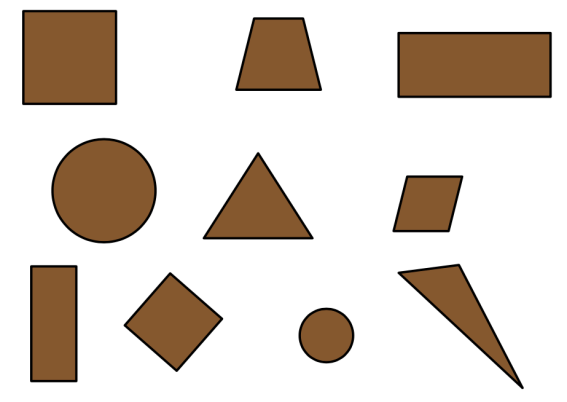
#> input picture data/1.png, 567 x 402 px
$ python detected_figures.py
#> lines starting #> are read from the running program, lines starting #| are printed output that depends on the picture; after the words box and inside, x2 and y2 are one past the last pixel; in counts of white or black regions, pixels touching at a corner belong together
#> the answer given: data/1.png
### detect_shapes.py
import os
import cv2
import numpy as np
from skimage import data
#CV-1-05:
from utils.coins_contour_detection import counting_contours
#CV-1-24:
from utils.proga1 import ShapeDetector


def classify_contours(contours, circularity_threshold=0.8):
    """
    Classify contours into circles, rectangles, and others.

    Args:
        contours (list[np.ndarray]): List of contours found in the image.
        circularity_threshold (float, optional): Threshold for circularity
            (4π * Area / Perimeter²). Higher values → more likely a circle.
            Default is 0.8.

    Returns:
        tuple[list[np.ndarray], list[np.ndarray], list[np.ndarray]]:
            - circles: contours classified as circles.
            - rects: contours classified as rectangles or squares.
            - others: all remaining contours.

    Raises:
        TypeError: If contours is not a list or contains invalid elements.
        ValueError: If no valid contours are provided.
    """
    if not isinstance(contours, (list, tuple)):
        raise TypeError("Contours must be provided as a list or tuple")
    if not contours:
        raise ValueError("Empty contour list provided")

    sd = ShapeDetector()
    circles, rects, others = [], [], []

    for cnt in contours:
        if not isinstance(cnt, np.ndarray):
            continue  # skip invalid elements

        area = cv2.contourArea(cnt)
        perimeter = cv2.arcLength(cnt, True)
        if perimeter <= 0 or area <= 0:
            others.append(cnt)
            continue

        # Circularity formula: closer to 1 means more circular
        circularity = (4 * np.pi * area) / (perimeter ** 2)
        if circularity > circularity_threshold:
            circles.append(cnt)
        else:
            shape = sd.detect(cnt)
            if shape in ("прямоугольник", "квадрат"):
                rect = cv2.minAreaRect(cnt)
                box = cv2.boxPoints(rect)
                box = np.intp(box)
                box_area = cv2.contourArea(box)

                # Filter out noisy/irregular rectangles
                if box_area > 0 and area / box_area > 0.95:
                    rects.append(cnt)
                else:
                    others.append(cnt)
            else:
                others.append(cnt)

    return circles, rects, others


# [24 lines left out: function draw_contours, not called in this run]


def process_image(image_path=None, canny1=100, canny2=255, thresh_min=100, thresh_max=255, area_min=500, area_max=20000):
    """
    Loads an image (custom or default), preprocesses it and extracts contours.

    Args:
        image_path (str, optional): Path to user-provided image. If None, uses skimage.data.coins().
        canny1, canny2 (int): Lower and upper Canny thresholds.
        thresh_min, thresh_max (int): Binary thresholding limits.
        area_min, area_max (int): Minimum and maximum contour area for filtering.

    Returns:
        tuple[np.ndarray, list[np.ndarray]]:
            - Grayscale image used for contour detection
            - List of detected contours

    Raises:
        FileNotFoundError: If provided image_path does not exist.
        ValueError: If no contours are found.
    """
#> called with image_path = 'data/1.png', canny1 = 100, canny2 = 255, thresh_min = 100, thresh_max = 255, area_min = 500, area_max = 20000
    if image_path:
        if not os.path.exists(image_path):
            raise FileNotFoundError(f"Image file not found: {image_path}")

        image = cv2.imread(image_path, cv2.IMREAD_COLOR)
#> image is the input picture: shape (402, 567, 3); mean B, G, R 199.7, 209.2, 219.3
        if image is None:
            raise ValueError("Failed to load image. Check file format or path.")

        gray = cv2.cvtColor(image, cv2.COLOR_BGR2GRAY)
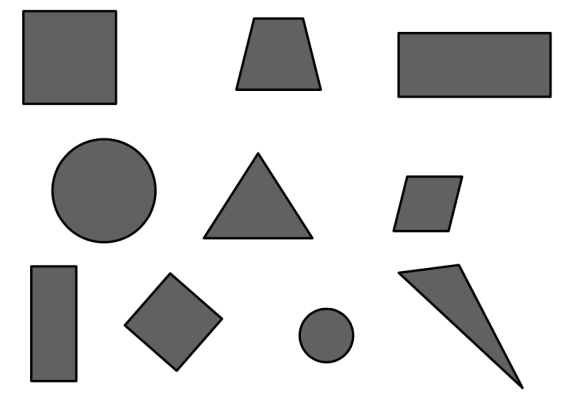
#> gray: shape (402, 567); min 0, max 255, mean 211.2
        contours = counting_contours(gray, canny1, canny2, thresh_min, thresh_max, area_min, area_max)
        print("Processing user image...")

    else:
        # Default test image from skimage
        image = data.coins()
        gray = cv2.equalizeHist(image)
        gray = cv2.GaussianBlur(gray, (7, 7), 0)
        contours = counting_contours(gray, 50, 150, 127, 255, 200, 5000)
        print("Processing default coins image...")

    if not contours:
        raise ValueError("No contours detected in image.")
    return image, contours


# [32 lines left out: function main, not called in this run]


# [2 lines that do not run on import are left out]

### utils/coins_contour_detection.py
import numpy as np
import cv2 as cv
from skimage import data

def counting_contours(imgray, lowThreshCanny, highThreshCanny, lowThresh, highThresh, minArea, maxArea):
    # imgray - image in grayscale
    # lowThreshCanny - lower threshold for Canny edge detector
    # highThershCanny - higher threshold for Canny edge detector
    # lowThreshold - lower threshold for binarisation
    # highThresh - higher threshhold for binarisation
    # minArea - minimal contour area for size filtration
    # maxArea - maximal contour area for size filtration


    # Применение детектора краёв Canny для выделения границ объектов на изображении
#> called with lowThreshCanny = 100, highThreshCanny = 255, lowThresh = 100, highThresh = 255, minArea = 500, maxArea = 20000
    edges = cv.Canny(imgray, lowThreshCanny, highThreshCanny)
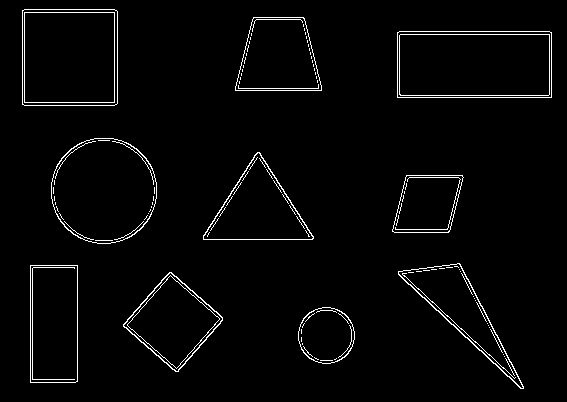
#> edges: shape (402, 567); 2.6% white in thin lines or dots, all inside (x1, y1, x2, y2) = (22, 9, 552, 389)

    ret, thresh = cv.threshold(edges, lowThresh, highThresh, cv.THRESH_BINARY + cv.THRESH_OTSU)
#> ret = 0

    # Создание ядра (структурирующего элемента) размером 3x3 для морфологических операций
    kernel = np.ones((3,3), np.uint8)

    # Морфологическая операция "закрытие" (MORPH_CLOSE): сначала дилатация, потом эрозия
    # Это заполняет небольшие дыры внутри объектов и соединяет близкие компоненты на бинарном изображении
    thresh = cv.morphologyEx(thresh, cv.MORPH_CLOSE, kernel)
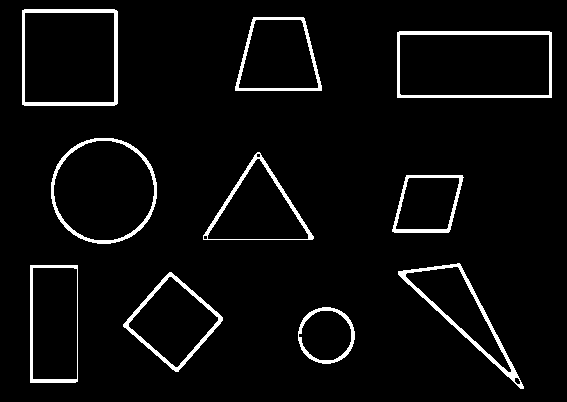
#> thresh: shape (402, 567); 4.5% white; 10 white regions

    # Поиск всех внешних контуров на бинарном изображении
    # Режим RETR_EXTERNAL — только внешние контуры; CHAIN_APPROX_SIMPLE — сжатие горизонтальных/вертикальных/диагональных сегментов
    contours, hierarchy = cv.findContours(thresh, cv.RETR_EXTERNAL, cv.CHAIN_APPROX_SIMPLE)
#> contours = 10 contours; largest, box (x1, y1, x2, y2) and area: (397, 31, 552, 98) 10161, (22, 9, 118, 106) 9111, (51, 138, 157, 244) 8766, (30, 265, 78, 383) 5498, (123, 272, 223, 372) 5176

    # Установка минимальной и максимальной площади контуров для фильтрации (монеты среднего размера)
    filtered_contours = []

    for cnt in contours:
        area = cv.contourArea(cnt)  # Вычисление площади контура
        if minArea < area < maxArea:  # Фильтрация: только контуры с площадью от 200 до 5000 пикселей
            filtered_contours.append(cnt)  # Добавление подходящего контура в список
#> this loop made 10 passes
#> area on passes 1 to 10: 2470, 5176, 5497.5, 4483, 3259.5, 5048.5, 8766, 10161, 5051, 9111
#> after the loop, filtered_contours has the same summary as contours

    return filtered_contours


# [18 lines left out: function main, not called in this run]
# [2 lines that do not run on import are left out]

### utils/proga1.py
import argparse
import cv2
import sys

class ShapeDetector:
    def __init__(self):
        """Инициализирует детектор фигур."""
        pass

    def detect(self, c):
        """Определяет форму контура на основе количества вершин и соотношения сторон.

        Args:
            c (numpy.ndarray): Контур фигуры.

        Returns:
            str: Название фигуры ('прямоугольник', 'квадрат' или 'неопознанная').
        """
        # Инициализируем имя фигуры и аппроксимируем контур
        shape = "неопознанная"
        peri = cv2.arcLength(c, True)
        approx = cv2.approxPolyDP(c, 0.04 * peri, True)

        # Если фигура имеет 4 вершины, это либо квадрат, либо прямоугольник
        if len(approx) == 4:
            # Вычисляем ограничивающий прямоугольник контура и используем его для вычисления соотношения сторон
            (x, y, w, h) = cv2.boundingRect(approx)
            ar = w / float(h)

            # Квадрат будет иметь соотношение сторон, близкое к единице, иначе это прямоугольник
            shape = "квадрат" if ar >= 0.95 and ar <= 1.05 else "прямоугольник"

        return shape

# [112 lines left out: functions resize_image, binarize_image, find_contours, main, not called in this run]

# [2 lines that do not run on import are left out]

### detected_figures.py
import cv2
import numpy as np
from detect_shapes import *


def detect_shapes_and_colors(image_path: str, contours_list, shape_labels, color_hsv_ranges=None, output_path='output.jpg'):
    """
    Анализирует форму и цвет контуров на изображении.

    Args:
        image_path: Путь к входному файлу изображения.
        contours_list: Список контуров для анализа.
        shape_labels: Список меток форм для каждого контура.
        color_hsv_ranges: Словарь с диапазонами HSV для цветов.
        output_path: Путь для сохранения выходного изображения.

    Returns:
        List[tuple]: Список кортежей (контур, фигура, цвет) для каждого обнаруженного объекта.
    """


    image = cv2.imread(image_path)
    if image is None:
        raise FileNotFoundError("Ошибка в загрузке файла: {}".format(image_path))


    hsv = cv2.cvtColor(image, cv2.COLOR_BGR2HSV)

    if color_hsv_ranges is None:
        color_hsv_ranges = {
            'red': [
                (np.array([0, 50, 50]), np.array([10, 255, 255])),
                (np.array([160, 50, 50]), np.array([180, 255, 255]))
            ],
            'green': (np.array([35, 50, 50]), np.array([85, 255, 255])),
            'blue': (np.array([100, 50, 50]), np.array([130, 255, 255])),
            'yellow': (np.array([20, 50, 50]), np.array([35, 255, 255]))
        }

    # Функция для определения цвета по точке
    def get_color_at_point(hsv_img, x, y, color_ranges):

        if x < 0 or y < 0 or x >= hsv_img.shape[1] or y >= hsv_img.shape[0]:
            return 'unknown'

        hsv_pixel = hsv_img[y, x]

        for color_name, ranges in color_ranges.items():
            if isinstance(ranges, list):
                for lower, upper in ranges:
                    # Создаем маску для одного пикселя
                    mask = cv2.inRange(np.array([[hsv_pixel]]), lower, upper)
                    if mask[0, 0] == 255:
                        return color_name
            else:  # Один диапазон
                lower, upper = ranges
                mask = cv2.inRange(np.array([[hsv_pixel]]), lower, upper)
                if mask[0, 0] == 255:
                    return color_name

        return 'unknown'

    # Анализ каждого контура
    results = []
    output_image = image.copy()

    for i, (contour, shape_label) in enumerate(zip(contours_list, shape_labels)):

        area = cv2.contourArea(contour)
        if area < 100:
            continue


        M = cv2.moments(contour)
        if M["m00"] != 0:
            cx = int(M["m10"] / M["m00"])
            cy = int(M["m01"] / M["m00"])


            if cx < 0 or cy < 0 or cx >= image.shape[1] or cy >= image.shape[0]:
                color = 'unknown'
            else:

                color = get_color_at_point(hsv, cx, cy, color_hsv_ranges)


            results.append((contour, shape_label, color))


            cv2.drawContours(output_image, [contour], -1, (0, 0, 0), 2)


            label = f"{shape_label} {color}"
            cv2.putText(output_image, label, (cx - 40, cy),
                       cv2.FONT_HERSHEY_SIMPLEX, 0.5, (0, 0, 0), 2)


            cv2.putText(output_image, str(i+1), (cx - 10, cy + 20),
                       cv2.FONT_HERSHEY_SIMPLEX, 0.5, (0, 0, 0), 2)


    cv2.imwrite(output_path, output_image)

    return results


def main():
    print("Print the image path (Enter for 'coins'):")
    image_path = input().strip() or None

    try:
        # Process image and extract contours
        image, contours = process_image(image_path)
        print(f"Contours found: {len(contours)}")
#| Contours found: 10

        # Classify contours
        circles, rects, others = classify_contours(contours, circularity_threshold=0.82)
#> the loop in classify_contours, `for cnt in contours:` made 10 passes
#> (area, perimeter, circularity, shape, peri in detect, approx in detect, x in detect, y in detect) on passes 2, 3, 5, 8, 9, 10: (5176, 290.6, 0.77, 'квадрат', 290.6, [[169, 272], [123, 326], [178, 371], [222, 317]], 123, 272), (5497.5, 327.4, 0.644, 'прямоугольник', 327.4, [[30, 265], [30, 382], [75, 382], [77, 265]], 30, 265), (3259.5, 237.8, 0.724, 'прямоугольник', 237.8, [[406, 175], [392, 231], [448, 232], [462, 175]], 392, 175), (10161, 438.8, 0.663, 'прямоугольник', 438.8, [[397, 32], [397, 97], [551, 97], [549, 31]], 397, 31), (5051, 296.9, 0.72, 'прямоугольник', 296.9, [[253, 17], [235, 90], [321, 90], [304, 18]], 235, 17), (9111, 378.5, 0.799, 'квадрат', 378.5, [[22, 10], [22, 104], [117, 103], [116, 10]], 22, 10)
#> (area, perimeter, circularity, shape, peri in detect, approx in detect) on passes 4, 6: (4483, 391, 0.368, 'неопознанная', 391, [[398, 271], [523, 388], [459, 263]]), (5048.5, 330.1, 0.582, 'неопознанная', 330.1, [[203, 235], [313, 238], [259, 152]])
#> after the loop in classify_contours, `for cnt in contours:`: circles = 2 contours; box (x1, y1, x2, y2) and area: (51, 138, 157, 244) 8766, (298, 307, 355, 364) 2470; others = 4 contours; box (x1, y1, x2, y2) and area: (235, 17, 322, 91) 5051, (203, 152, 314, 240) 5048, (398, 263, 524, 389) 4483, (392, 175, 464, 233) 3260; rects = 4 contours; box (x1, y1, x2, y2) and area: (397, 31, 552, 98) 10161, (22, 9, 118, 106) 9111, (30, 265, 78, 383) 5498, (123, 272, 223, 372) 5176
        print(f"Circles: {len(circles)}, Rectangles: {len(rects)}, Others: {len(others)}")
#| Circles: 2, Rectangles: 4, Others: 4


        all_contours = circles + rects + others
#> all_contours has the same summary as contours in counting_contours
        shape_labels = (['circle'] * len(circles) +
                       ['rectangle'] * len(rects) +
                       ['other'] * len(others))
#> shape_labels = ['circle', 'circle', 'rectangle', 'rectangle', 'rectangle', 'rectangle', 'other', 'other', 'other', 'other']


        if image_path:
            results = detect_shapes_and_colors(
                image_path=image_path,
                contours_list=all_contours,
                shape_labels=shape_labels
            )
#> in detect_shapes_and_colors, `hsv = cv2.cvtColor(image, cv2.COLOR_BGR2HSV)`: hsv: shape (402, 567, 3); mean H, S, V 3.4, 39.7, 219.3
#> the loop in detect_shapes_and_colors, `for i, (contour, shape_label) in enumerate(zip(contours_list, shape_la..` made 10 passes
#> (shape_label, area, cx, cy, label) on passes 1 to 10: ('circle', 2470, 325, 335, 'circle unknown'), ('circle', 8766, 103, 190, 'circle unknown'), ('rectangle', 5176, 172, 321, 'rectangle unknown'), ('rectangle', 5497.5, 53, 323, 'rectangle unknown'), ('rectangle', 10161, 474, 64, 'rectangle unknown'), ('rectangle', 9111, 69, 57, 'rectangle unknown'), ('other', 4483, 460, 309, 'other unknown'), ('other', 3259.5, 427, 203, 'other unknown'), ('other', 5048.5, 257, 209, 'other unknown'), ('other', 5051, 278, 56, 'other unknown')
#> after the loop in detect_shapes_and_colors, `for i, (contour, shape_label) in enumerate(zip(contours_list, shape_la..`:
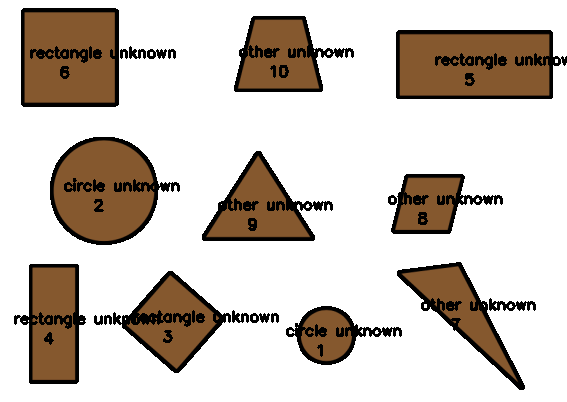
#> output_image: shape (402, 567, 3); 7.27% of pixels changed, all inside (x1, y1, x2, y2) = (14, 8, 567, 390)
#> after the loop in detect_shapes_and_colors, `for i, (contour, shape_label) in enumerate(zip(contours_list, shape_la..`: results = 10 items
#> results = 10 items


            print("\nDetected objects:")
            for i, (contour, shape, color) in enumerate(results, 1):
                area = cv2.contourArea(contour)
                print(f"{i}: {shape} ({color}), area: {area:.1f}")
#> this loop made 10 passes
#| 1: circle (unknown), area: 2470.0
#| 2: circle (unknown), area: 8766.0
#| 3: rectangle (unknown), area: 5176.0
#| 4: rectangle (unknown), area: 5497.5
#| 5: rectangle (unknown), area: 10161.0
#| 6: rectangle (unknown), area: 9111.0
#| 7: other (unknown), area: 4483.0
#| 8: other (unknown), area: 3259.5
#> (further printed lines are left out)

        return len(results) if image_path else 0

    except FileNotFoundError as e:
        print(f"Error: {e}")
    except ValueError as e:
        print(f"Error: {e}")
    except Exception as e:
        print(f"Unexpected error: {e}")
        import traceback
        traceback.print_exc()

    return 0

if __name__ == "__main__":
    main()

$ run again, on data/3.png
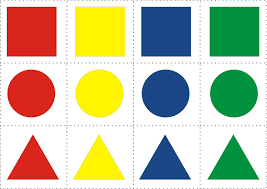
#> input picture data/3.png, 267 x 189 px
#> in process_image, image is the input picture: shape (189, 267, 3); mean B, G, R 167.8, 197.1, 197.4
#> in counting_contours, `edges = cv.Canny(imgray, lowThreshCanny, highThreshCanny)`:
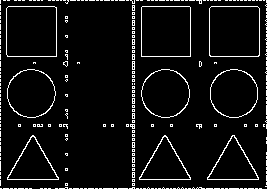
#> edges: shape (189, 267); 6% white in thin lines or dots
#> ret = 0
#> thresh: shape (189, 267); 7% white in thin lines or dots
#> in counting_contours, `contours, hierarchy = cv.findContours(thresh, cv.RETR_EXTERNAL, cv.CHA..`: contours = 43 contours, 32 with area under 20; largest, box (x1, y1, x2, y2) and area: (209, 6, 260, 57) 2495, (6, 6, 57, 57) 2495, (141, 6, 191, 57) 2449, (141, 69, 190, 118) 1814, (7, 69, 56, 118) 1813
#> the loop in counting_contours, `for cnt in contours:` made 43 passes
#> area on passes 6, 7, 8, 25, 26, 27, 32, 35: 1201.5, 1199, 1199, 1812, 1814, 1813, 26.5, 2495
#> after the loop in counting_contours, `for cnt in contours:`: filtered_contours = 9 contours; largest, box (x1, y1, x2, y2) and area: (209, 6, 260, 57) 2495, (6, 6, 57, 57) 2495, (141, 6, 191, 57) 2449, (141, 69, 190, 118) 1814, (7, 69, 56, 118) 1813
#> in process_image, `contours = counting_contours(gray, canny1, canny2, thresh_min, thresh_..`: contours has the same summary as filtered_contours in counting_contours
#> in main, `image, contours = process_image(image_path)`: contours has the same summary as filtered_contours in counting_contours
#| Contours found: 9
#> the loop in classify_contours, `for cnt in contours:` made 9 passes
#> (area, perimeter, circularity, shape, peri in detect, approx in detect, x in detect, w in detect) on passes 7 to 9: (2495, 196.5, 0.812, 'квадрат', 196.5, [[211, 6], [209, 55], [258, 56], [259, 8]], 209, 51), (2449, 196.8, 0.794, 'квадрат', 196.8, [[142, 6], [141, 56], [190, 56], [190, 7]], 141, 50), (2495, 197.7, 0.803, 'квадрат', 197.7, [[8, 6], [7, 56], [56, 56], [56, 7]], 7, 50)
#> after the loop in classify_contours, `for cnt in contours:`: circles = 3 contours; box (x1, y1, x2, y2) and area: (141, 69, 190, 118) 1814, (7, 69, 56, 118) 1813, (210, 69, 258, 118) 1812; others = 3 contours; box (x1, y1, x2, y2) and area: (207, 135, 259, 180) 1202, (139, 135, 191, 180) 1199, (7, 135, 59, 180) 1199; rects = 3 contours; box (x1, y1, x2, y2) and area: (209, 6, 260, 57) 2495, (6, 6, 57, 57) 2495, (141, 6, 191, 57) 2449
#| Circles: 3, Rectangles: 3, Others: 3
#> all_contours has the same summary as filtered_contours in counting_contours
#> shape_labels = ['circle', 'circle', 'circle', 'rectangle', 'rectangle', 'rectangle', 'other', 'other', 'other']
#> hsv: shape (189, 267, 3); mean H, S, V 25.1, 100.2, 224.4
#> the loop in detect_shapes_and_colors, `for i, (contour, shape_label) in enumerate(zip(contours_list, shape_la..` made 9 passes
#> (shape_label, area, cx, cy, hsv_pixel in get_color_at_point, color, label) on passes 1 to 6: ('circle', 1812, 233, 93, [73, 255, 146], 'green', 'circle green'), ('circle', 1814, 165, 93, [108, 204, 134], 'blue', 'circle blue'), ('circle', 1813, 30, 93, [1, 222, 218], 'red', 'circle red'), ('rectangle', 2495, 234, 31, [73, 255, 146], 'green', 'rectangle green'), ('rectangle', 2449, 165, 31, [108, 204, 134], 'blue', 'rectangle blue'), ('rectangle', 2495, 31, 31, [1, 222, 218], 'red', 'rectangle red')
#> after the loop in detect_shapes_and_colors, `for i, (contour, shape_label) in enumerate(zip(contours_list, shape_la..`:
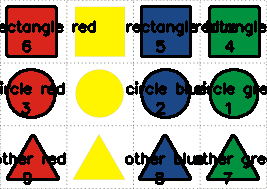
#> output_image: shape (189, 267, 3); 18.88% of pixels changed, all inside (x1, y1, x2, y2) = (0, 5, 267, 185)
#> after the loop in detect_shapes_and_colors, `for i, (contour, shape_label) in enumerate(zip(contours_list, shape_la..`: results = 9 items
#> the loop in main, `for i, (contour, shape, color) in enumerate(results, 1):` made 9 passes
#> (printed output is left out)
